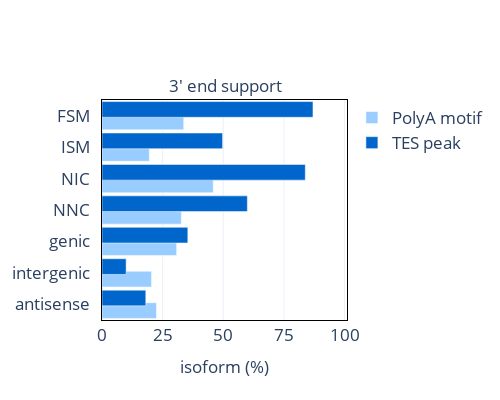

The notebook cell this image was saved under:
### Code cell
import plotly.graph_objects as go

fig_TES = go.Figure(data=[
    go.Bar(name='PolyA motif', x=list(df['polyA_motif_found_perc']), y=list(df['structural_category']), orientation='h', marker_color = 'rgb(153,204,255)'),
    go.Bar(name='TES peak', x=list(df['within_polyA_site_perc']), y=list(df['structural_category']), orientation='h', marker_color = 'rgb(0,102,204)')
])
# Change the bar mode
fig_TES.update_layout(title=dict(text = "3' end support", font=dict(size=17), xanchor = 'center', yanchor = 'top', y = .8, x = .45),
                     yaxis = dict(tickfont = dict(size=17)),
                      xaxis = dict(tickfont = dict(size=17), title = dict(text = "isoform (%)", font = dict(size=17))),
                      legend = dict(font = dict(size=17)),
                      width = 500, height = 400,
                     template="plotly_white")

fig_TES.update_yaxes(ticksuffix = "  ")
fig_TES.update_traces(width=.5)
fig_TES.update_xaxes(range=[0, 101])
fig_TES.update_xaxes(tick0=25, dtick=25)
fig_TES.update_yaxes(categoryorder='array', categoryarray= ['antisense','intergenic','genic','NNC','NIC','NIC','ISM','FSM'])

fig_TES.update_xaxes(linewidth=1, linecolor='black', mirror=True, 
    showline=True)
fig_TES.update_yaxes(linewidth=1, linecolor='black', mirror=True, 
    showline=True)

fig_TES.show()

### Figure 1 — Plotly figure (JSON) as saved in the notebook; plotly's stock layout.template omitted (floating-point values rounded to 4 significant figures)
{"data": [{"marker": {"color": "rgb(153,204,255)"}, "name": "PolyA motif", "orientation": "h", "type": "bar", "width": 0.5, "x": [22.47, 33.68, 30.77, 19.5, 20.42, 45.86, 32.7], "y": ["antisense", "FSM", "genic", "ISM", "intergenic", "NIC", "NNC"]}, {"marker": {"color": "rgb(0,102,204)"}, "name": "TES peak", "orientation": "h", "type": "bar", "width": 0.5, "x": [18.06, 86.97, 35.38, 49.71, 9.948, 83.81, 59.92], "y": ["antisense", "FSM", "genic", "ISM", "intergenic", "NIC", "NNC"]}], "layout": {"height": 400, "legend": {"font": {"size": 17}}, "title": {"font": {"size": 17}, "text": "3' end support", "x": 0.45, "xanchor": "center", "y": 0.8, "yanchor": "top"}, "width": 500, "xaxis": {"dtick": 25, "linecolor": "black", "linewidth": 1, "mirror": true, "range": [0, 101], "showline": true, "tick0": 25, "tickfont": {"size": 17}, "title": {"font": {"size": 17}, "text": "isoform (%)"}, "type": "linear"}, "yaxis": {"autorange": true, "categoryarray": ["antisense", "intergenic", "genic", "NNC", "NIC", "NIC", "ISM", "FSM"], "categoryorder": "array", "linecolor": "black", "linewidth": 1, "mirror": true, "range": [-0.5, 6.5], "showline": true, "tickfont": {"size": 17}, "ticksuffix": "  ", "type": "category"}}}
